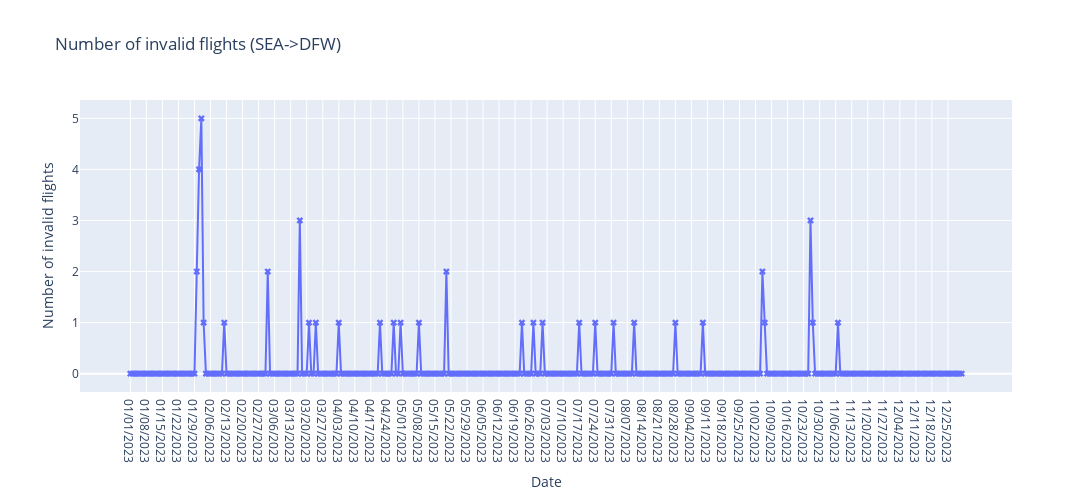

The cell this chart's notebook holds for it:
### Code cell
num_invalid_flights = df.groupby("Date (MM/DD/YYYY)")["valid"].apply(lambda x: (~x).sum())
# num_invalid_flights = df.loc[~df["valid"]].groupby("Date (MM/DD/YYYY)")["valid"].size()  # This removes all days (most days!) which have no invalid flights.
scatter = go.Scatter(
    x=mean_flight_times_mean_per_day.index,
    y=num_invalid_flights,
    mode="lines+markers",
    name="Number of invalid flights per day",
    marker={"symbol":"x"}
)
fig = go.Figure(data=[scatter])
fig.update_layout(
    title="Number of invalid flights (SEA->DFW)",
    xaxis_title="Date",
    yaxis_title="Number of invalid flights",
    width=1200,
    height=500,
    hovermode="x unified",
)
fig.show()

### Figure 1 — Plotly figure (JSON) as saved in the notebook; plotly's stock layout.template omitted (floating-point values rounded to 4 significant figures; data arrays with more than 128 entries replaced by an {"elided": "..."} marker saying what was removed)
{"data": [{"marker": {"symbol": "x"}, "mode": "lines+markers", "name": "Number of invalid flights per day", "type": "scatter", "x": {"elided": "364 str values"}, "y": {"elided": "365 int values"}}], "layout": {"height": 500, "hovermode": "x unified", "title": {"text": "Number of invalid flights (SEA->DFW)"}, "width": 1200, "xaxis": {"title": {"text": "Date"}}, "yaxis": {"title": {"text": "Number of invalid flights"}}}}
